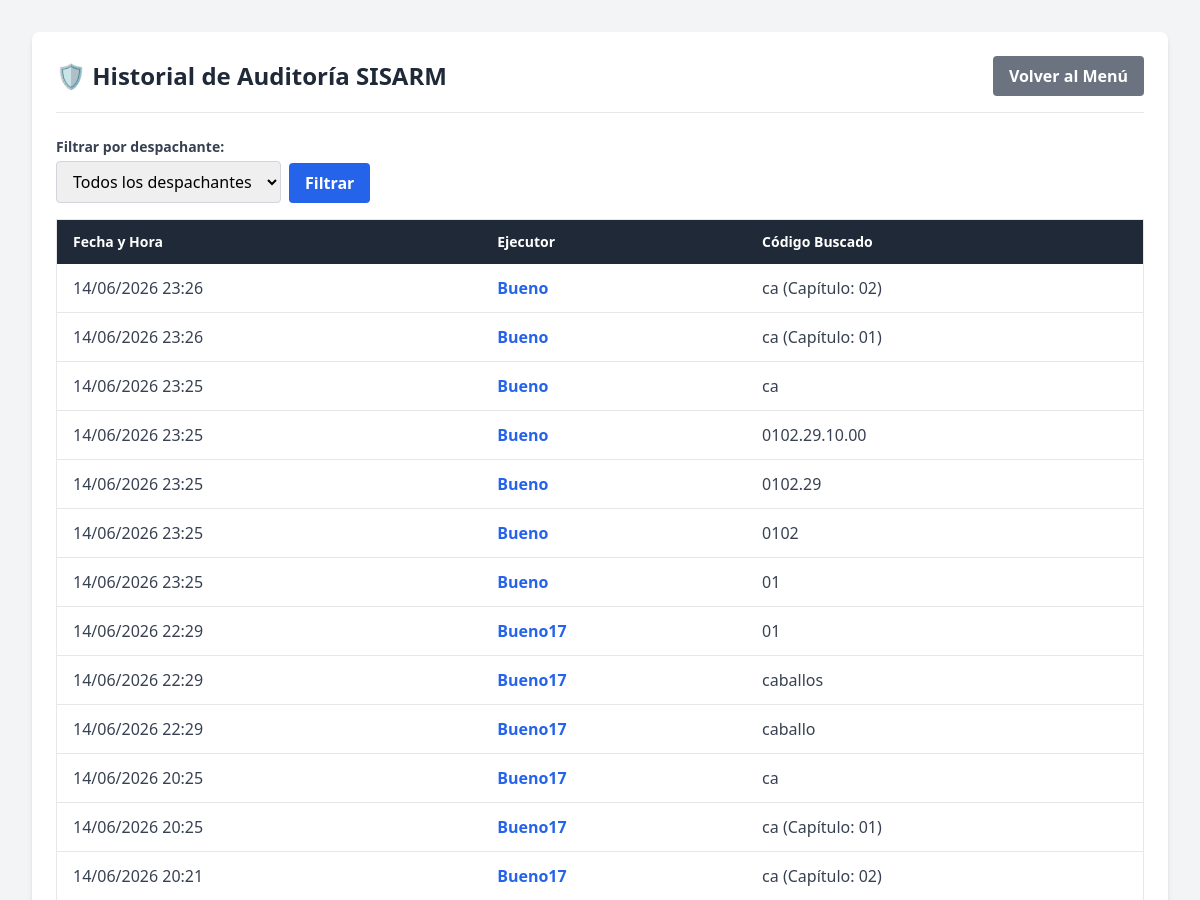
Before: /auditoria/ (signed in, upper part) with the older database file.
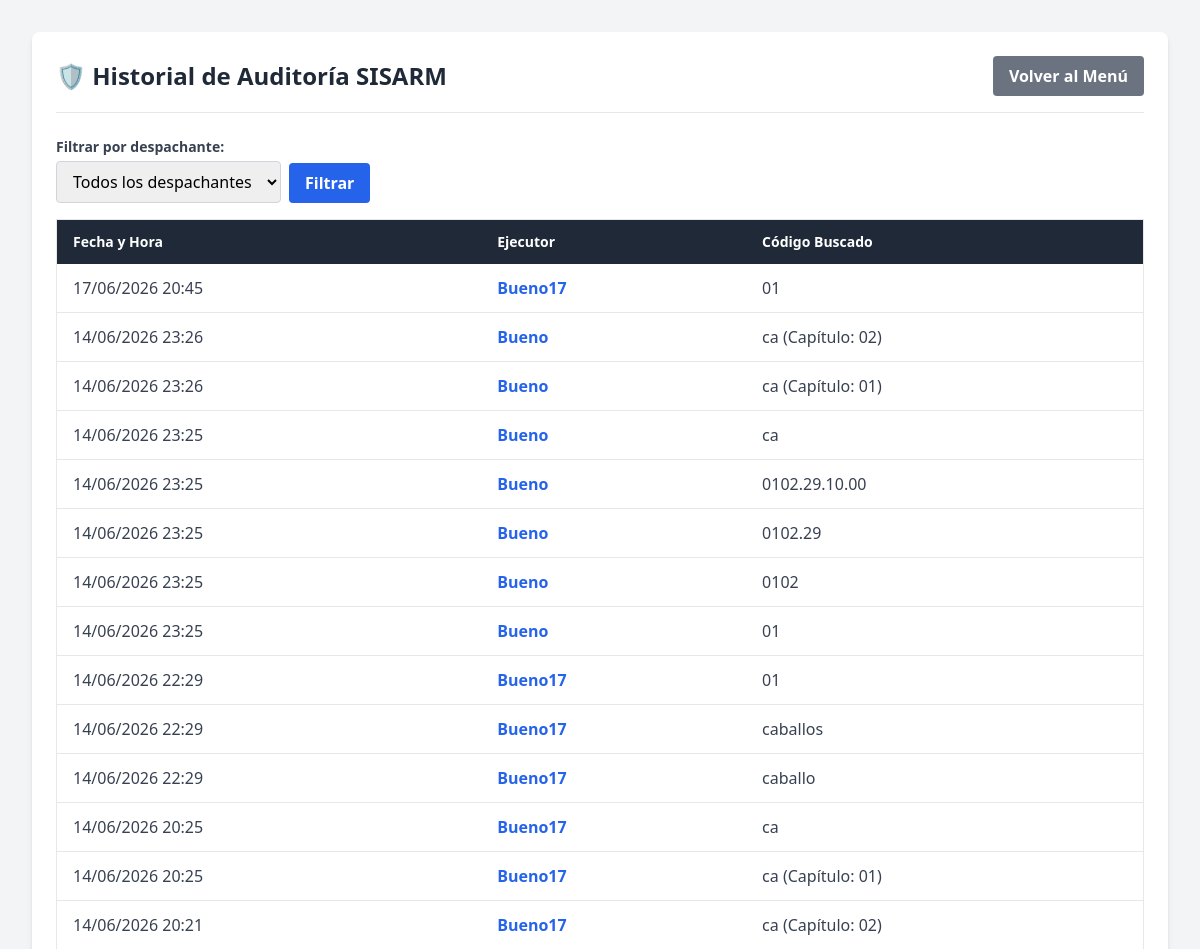
After: the same page with the newer database file.
### cuentas/models.py (models this page shows, shortened)
class HistorialBusqueda(models.Model):
    usuario = models.ForeignKey(User, on_delete=models.DO_NOTHING, verbose_name="Usuario Ejecutor")
    codigo_buscado = models.CharField(max_length=50, verbose_name="Código Buscado")
    fecha = models.DateTimeField(auto_now_add=True, verbose_name="Fecha y Hora")
    class Meta:
        verbose_name = "Historial de Búsqueda"
        verbose_name_plural = "Historiales de Búsqueda"
        ordering = ['-fecha']

### cuentas/views.py (the view)
# urls.py: path('auditoria/', views.auditoria_busquedas, name='auditoria'),
@staff_member_required
def auditoria_busquedas(request):
    usuarios = User.objects.filter(historialbusqueda__isnull=False).distinct()
    usuario_filtro = request.GET.get('usuario', '')
    registros = HistorialBusqueda.objects.all()
    if usuario_filtro:
        registros = registros.filter(usuario__username=usuario_filtro)
    return render(request, 'auditoria.html', {
        'registros': registros,
        'usuarios': usuarios,
        'usuario_filtro': usuario_filtro,
    })

### templates/auditoria.html (shortened to what this page needs)
<!DOCTYPE html>
<html lang="es">
<head>
    <script src="https://cdn.tailwindcss.com"></script>
</head>
<body class="bg-gray-100 min-h-screen p-8">
    <div class="max-w-6xl mx-auto bg-white p-6 rounded-lg shadow-md">
        <div class="flex justify-between items-center mb-6 border-b pb-4">
            <h1 class="text-2xl font-bold text-gray-800">🛡️ Historial de Auditoría SISARM</h1>
            <a href="{% url 'home' %}" class="bg-gray-500 hover:bg-gray-600 text-white font-bold py-2 px-4 rounded transition duration-300">
                Volver al Menú
            </a>
        </div>
        <form method="get" class="mb-4 flex flex-wrap gap-2 items-end">
            <div>
                <label for="filtro-usuario" class="block text-sm font-bold text-gray-700 mb-1">Filtrar por despachante:</label>
                <select name="usuario" id="filtro-usuario" class="border border-gray-300 rounded px-3 py-2 focus:outline-none focus:ring-2 focus:ring-blue-500">
                    <option value="">Todos los despachantes</option>
                </select>
            </div>
            <button type="submit" class="bg-blue-600 hover:bg-blue-700 text-white font-bold py-2 px-4 rounded transition duration-300">
                Filtrar
            </button>
        </form>
        <div class="overflow-x-auto">
            <table class="min-w-full bg-white border border-gray-200">
                <thead class="bg-gray-800 text-white">
                    <tr>
                        <th class="py-3 px-4 text-left font-semibold text-sm">Fecha y Hora</th>
                        <th class="py-3 px-4 text-left font-semibold text-sm">Ejecutor</th>
                        <th class="py-3 px-4 text-left font-semibold text-sm">Código Buscado</th>
                    </tr>
                </thead>
                <tbody class="text-gray-700">
                    {% for registro in registros %}
                    <tr class="border-b hover:bg-gray-50">
                        <td class="py-3 px-4">{{ registro.fecha|date:"d/m/Y H:i" }}</td>
                        <td class="py-3 px-4">
                            <a href="{% url 'auditoria' %}?usuario={{ registro.usuario.username }}"
                               class="font-bold text-blue-600 hover:text-blue-800 hover:underline">
                                {{ registro.usuario.username }}
                            </a>
                        </td>
                        <td class="py-3 px-4">{{ registro.codigo_buscado }}</td>
                    </tr>
                    {% endfor %}
                </tbody>
            </table>
        </div>
    </div>
</body>
</html>

Changed rows visible on the page:
added HistorialBusqueda: fecha "17/06/2026 20:45", usuario.username "Bueno17", codigo_buscado "01"
